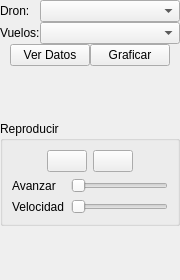
<?xml version="1.0" encoding="UTF-8"?>
<ui version="4.0">
 <class>Widget_ControlObjetivo</class>
 <widget class="QWidget" name="Widget_ControlObjetivo">
  <property name="geometry">
   <rect>
    <x>0</x>
    <y>0</y>
    <width>180</width>
    <height>280</height>
   </rect>
  </property>
  <property name="maximumSize">
   <size>
    <width>320</width>
    <height>16777215</height>
   </size>
  </property>
  <property name="windowTitle">
   <string>Form</string>
  </property>
  <layout class="QGridLayout" name="gridLayout_2">
   <property name="leftMargin">
    <number>0</number>
   </property>
   <property name="topMargin">
    <number>0</number>
   </property>
   <property name="rightMargin">
    <number>0</number>
   </property>
   <property name="bottomMargin">
    <number>0</number>
   </property>
   <property name="spacing">
    <number>0</number>
   </property>
   <item row="3" column="0">
    <widget class="QGroupBox" name="groupBox">
     <property name="title">
      <string>Reproducir</string>
     </property>
     <layout class="QGridLayout" name="gridLayout">
      <item row="0" column="0" colspan="2">
       <layout class="QHBoxLayout" name="horizontalLayout_2">
        <item>
         <spacer name="horizontalSpacer_3">
          <property name="orientation">
           <enum>Qt::Horizontal</enum>
          </property>
          <property name="sizeHint" stdset="0">
           <size>
            <width>40</width>
            <height>20</height>
           </size>
          </property>
         </spacer>
        </item>
        <item>
         <widget class="QPushButton" name="pB_Play">
          <property name="text">
           <string/>
          </property>
          <property name="icon">
           <iconset>
            <normaloff>../../build/Recursos/Iconos/play.ico</normaloff>
            <normalon>../../build/Recursos/Iconos/pause.ico</normalon>../../build/Recursos/Iconos/play.ico</iconset>
          </property>
          <property name="checkable">
           <bool>true</bool>
          </property>
         </widget>
        </item>
        <item>
         <widget class="QPushButton" name="pB_Stop">
          <property name="text">
           <string/>
          </property>
          <property name="icon">
           <iconset>
            <normaloff>../../build/Recursos/Iconos/stop.ico</normaloff>../../build/Recursos/Iconos/stop.ico</iconset>
          </property>
         </widget>
        </item>
        <item>
         <spacer name="horizontalSpacer_4">
          <property name="orientation">
           <enum>Qt::Horizontal</enum>
          </property>
          <property name="sizeHint" stdset="0">
           <size>
            <width>40</width>
            <height>20</height>
           </size>
          </property>
         </spacer>
        </item>
       </layout>
      </item>
      <item row="1" column="0">
       <widget class="QLabel" name="label_3">
        <property name="text">
         <string>Avanzar</string>
        </property>
       </widget>
      </item>
      <item row="1" column="1">
       <widget class="QSlider" name="hS_Avanzar">
        <property name="orientation">
         <enum>Qt::Horizontal</enum>
        </property>
       </widget>
      </item>
      <item row="2" column="0">
       <widget class="QLabel" name="label_4">
        <property name="text">
         <string>Velocidad</string>
        </property>
       </widget>
      </item>
      <item row="2" column="1">
       <widget class="QSlider" name="hS_Velocidad">
        <property name="minimum">
         <number>1</number>
        </property>
        <property name="maximum">
         <number>10</number>
        </property>
        <property name="singleStep">
         <number>2</number>
        </property>
        <property name="value">
         <number>1</number>
        </property>
        <property name="orientation">
         <enum>Qt::Horizontal</enum>
        </property>
       </widget>
      </item>
     </layout>
    </widget>
   </item>
   <item row="0" column="0">
    <layout class="QFormLayout" name="formLayout">
     <item row="0" column="0">
      <widget class="QLabel" name="label">
       <property name="text">
        <string>Dron:</string>
       </property>
      </widget>
     </item>
     <item row="0" column="1">
      <widget class="QComboBox" name="cB_Drones"/>
     </item>
     <item row="1" column="0">
      <widget class="QLabel" name="label_2">
       <property name="text">
        <string>Vuelos:</string>
       </property>
      </widget>
     </item>
     <item row="1" column="1">
      <widget class="QComboBox" name="cB_Vuelos"/>
     </item>
    </layout>
   </item>
   <item row="1" column="0">
    <layout class="QHBoxLayout" name="horizontalLayout">
     <item>
      <spacer name="horizontalSpacer">
       <property name="orientation">
        <enum>Qt::Horizontal</enum>
       </property>
       <property name="sizeHint" stdset="0">
        <size>
         <width>40</width>
         <height>20</height>
        </size>
       </property>
      </spacer>
     </item>
     <item>
      <widget class="QPushButton" name="pB_Ver_ControlObjetivo">
       <property name="text">
        <string>Ver Datos</string>
       </property>
      </widget>
     </item>
     <item>
      <widget class="QPushButton" name="pB_Graficar">
       <property name="text">
        <string>Graficar</string>
       </property>
      </widget>
     </item>
     <item>
      <spacer name="horizontalSpacer_2">
       <property name="orientation">
        <enum>Qt::Horizontal</enum>
       </property>
       <property name="sizeHint" stdset="0">
        <size>
         <width>40</width>
         <height>20</height>
        </size>
       </property>
      </spacer>
     </item>
    </layout>
   </item>
   <item row="2" column="0">
    <spacer name="verticalSpacer">
     <property name="orientation">
      <enum>Qt::Vertical</enum>
     </property>
     <property name="sizeHint" stdset="0">
      <size>
       <width>20</width>
       <height>40</height>
      </size>
     </property>
    </spacer>
   </item>
   <item row="4" column="0">
    <spacer name="verticalSpacer_2">
     <property name="orientation">
      <enum>Qt::Vertical</enum>
     </property>
     <property name="sizeHint" stdset="0">
      <size>
       <width>20</width>
       <height>40</height>
      </size>
     </property>
    </spacer>
   </item>
  </layout>
 </widget>
 <resources/>
 <connections/>
</ui>
